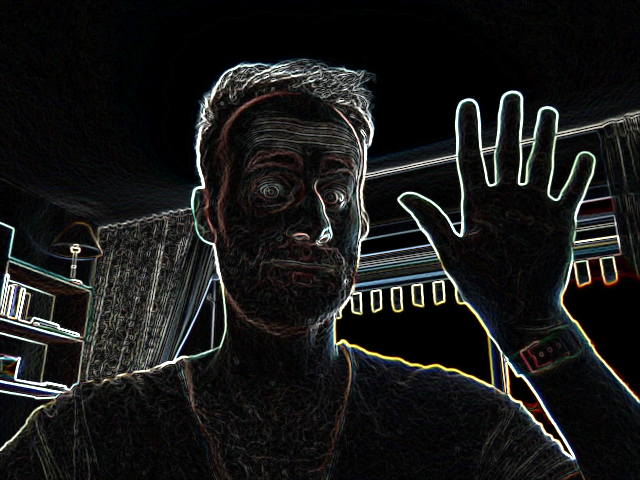
//> input picture 06.Laplace/images.png, 640 x 480 px
$ ./main   (built with g++ and OpenCV 4)
//> lines starting //> are read from the running program, lines starting //| are printed output that depends on the picture
#include <iostream>
#include "opencv2/opencv.hpp"
#include "opencv2/highgui.hpp"
#include "opencv2/imgproc.hpp"

using namespace std;

int main(){
    cv::Mat img = cv::imread("images.png", cv::IMREAD_GRAYSCALE);
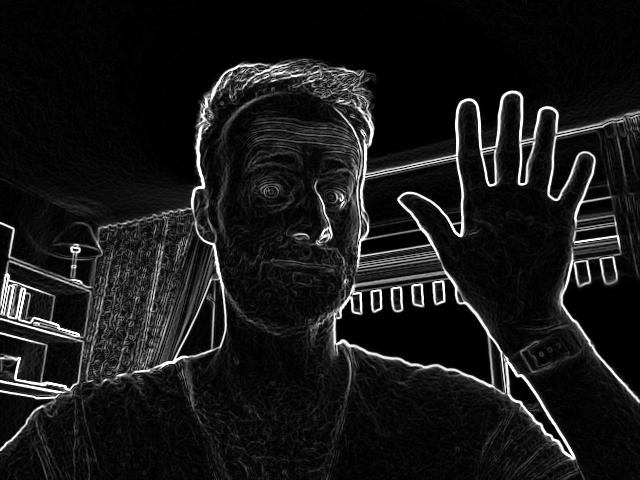
//> img: 480 rows x 640 cols, CV_8UC1; min 0, max 255, mean 24.6
    cv::namedWindow("Input", cv::WINDOW_NORMAL);
    cv::namedWindow("Output", cv::WINDOW_NORMAL);
    cv::namedWindow("Laplace", cv::WINDOW_NORMAL);

    cv::Mat output, laplace;

    int dx=1;
    int dy=1;
    int sobelKernelSize=3;
    int scaleFactor=1;
    int deltaValue=1;
    while(1){
        cv::Sobel(img,output,CV_8UC1, dx, dy, sobelKernelSize, scaleFactor, deltaValue);
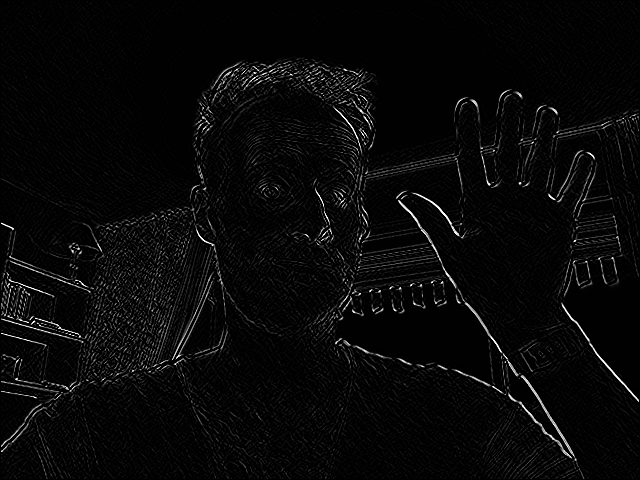
//> output: 480 rows x 640 cols, CV_8UC1; min 0, max 255, mean 8.5
        cv::Laplacian(img,laplace,-1,1,1,0);
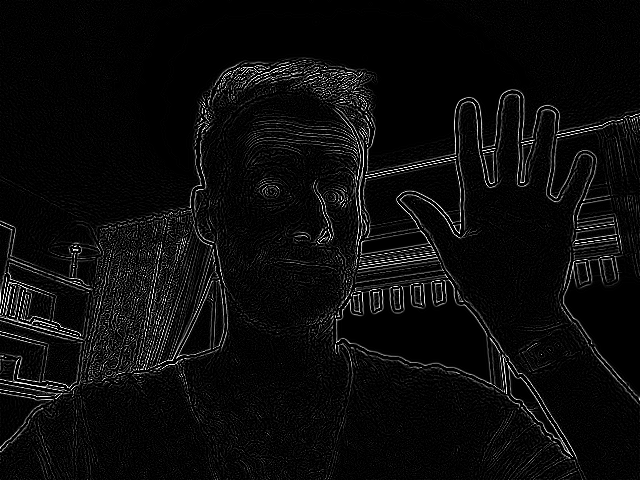
//> laplace: 480 rows x 640 cols, CV_8UC1; min 0, max 255, mean 11.6

        int c = cv::waitKey(1);
//> the 'q' key is pressed

        if((char)c == 'q'){
            cout << "pressed to q" << endl;
            break;
        }
        else if((char)c== 'a'){
            cout << "pressed to a" << endl;
            if(dx&&dy){
                dx=0;
            }
            else
                dx=1;

        }
        else if((char)c== 's'){
            cout << "pressed to s" << endl;
            if(dx&&dy){
                dy=0;
            }
            else
                dy=1;

        }

        else if((char)c== 'd'){
            cout << "pressed to d" << endl;
            sobelKernelSize+=2;
        }
        else if((char)c== 'f'){
            cout << "pressed to f" << endl;
            sobelKernelSize-=2;
        }
        else if((char)c== 'z'){
            cout << "pressed to z" << endl;
            scaleFactor++;
        }
        else if((char)c== 'x'){
            cout << "pressed to x" << endl;
            scaleFactor--;
        }
        else if((char)c== 'c'){
            cout << "pressed to c" << endl;
            deltaValue++;
        }
        else if((char)c== 'v'){
            cout << "pressed to v" << endl;
            deltaValue--;
        }
        cv::imshow("Input", img);
        cv::imshow("Output", output);
        cv::imshow("Laplace", laplace);
    }

    return 0;
}
